Frame 1 (no input): blank canvas, image omitted
Frame 60 (no input): blank canvas, image omitted
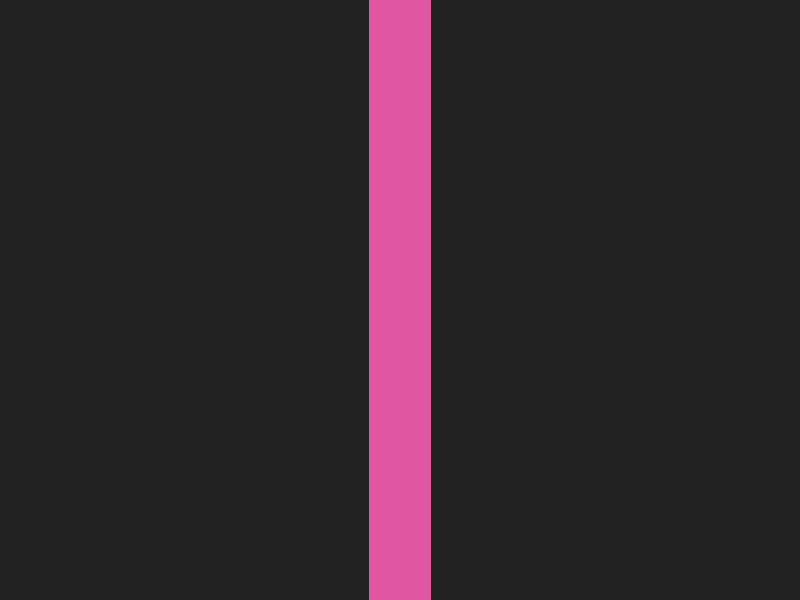
Frame 120 (the mouse pressed at the canvas centre since frame 60)

The p5.js sketch whose frames 1 and 60 were blank and that drew this single picture after the mouse press (run headless with seeded random() and noise() and a simulated clock; from frame 60 on, the mouse is pressed at the canvas centre):

// p5.js sketch
// ── sketch.js
/**
 * @typedef {Object} AspectRatio - the aspect ratio of the canvas
 * @property {number} width - the width of the aspect ratio of the canvas
 * @property {number} height - the height of the aspect ratio of the canvas
*/

/**
 * @constant
 * @type {string[]}
 * @default
*/
const MODES = ["vertical", "horizontal", "diagonal"];

/** @var {number} x1 - The first x-coordinate of the line */
/** @var {number} x2 - The second x-coordinate of the line */
/** @var {number} y1 - The first y-coordinate of the line */
/** @var {number} y2 - The second y-coordinate of the line */
/** @var {number} weight - The weight of the line */
/** @var {string} mode - The current mode of the line 
  * @see MODES
*/
/** @var {number} keypresses - The number of times the user has pressed a key */
/** @var {AspectRatio} ratio - The aspect ratio of the canvas */
let x1, x2, y1, y2, weight, mode, keyPresses, ratio;

function setup() {
  createCanvas(800, 600);

  ratio = getRatio(width, height);

  mode = "vertical";

  createLine();

  keyPresses = 0;

  colorMode(HSL);

  weight = 2;
  strokeWeight(weight);
  stroke(328, 70, 61);
}

function draw() {
  clear();

  background("#222222");

  if (mouseIsPressed) { // Increase stroke width
    changeWeight(1);
  } else if (keyIsPressed && keyCode === DOWN_ARROW) { // Decrease stroke width
    changeWeight(-1);
  }

  if (mode == "vertical") {
    if (mouseX > x1) {
      x1++;
      x2++;
    } else {
      x1--;
      x2--;
    }
  } else if (mode == "horizontal") {
    if (mouseY > y1) {
      y1++;
      y2++;
    } else {
      y1--;
      y2--;
    }
  } else if (mode == "diagonal") {
    if (diagonalMousePosition(x1, y1, x2, y2) < 0) { // Check if mouse is above the line
      if (x2 < width && y1 > 0) {
        // If x2 and y1 have moved to lower the line, they need to move back up
        x2 += ratio.width;
        y1 -= ratio.height;
      } else {
        // Never let line reduce to 0
        x1 = Math.min(width - 1, x1 + ratio.width);
        y2 = Math.max(1, y2 - ratio.height);
      }
    } else {
      if (x1 > 0 && y2 < height) {
        // If x1 and y2 have moved to raise the line, they need to be lowered
        x1 -= ratio.width;
        y2 += ratio.height;
      } else {
        // Never let line reduce to 0
        x2 = Math.max(1, x2 - ratio.width);
        y1 = Math.min(height - 1, y1 + ratio.height);
      }
    }
  }

  line(x1, y1, x2, y2);
}

function keyTyped() {
  if (keyCode === 32) {
    keyPresses++;

    // Cycle through the available modes based on the number of keyPresses
    mode = MODES[keyPresses % MODES.length];

    createLine();
  }
}

/**
 * Gets the aspect ratio of the canvas by finding greatest common factor
 * @returns {AspectRatio}
*/
function getRatio() {
  /**
   * Starts equal to the width or height, whichever is smallest, and decrements until the greatest common factor is found 
   * @type {number} factor
  */
  let factor = Math.min(width, height);

  /**
   * The width of the aspect ratio of the canvas
   * @type {number} aspectWidth
  */
  let aspectWidth;

  /** 
     * The height of the aspect ratio of the canvas
     * @type {number} aspectHeight
  */
  let aspectHeight;

  // Decrement the factor variable until greatest common factor is found
  while (factor) {
    aspectWidth = width % factor;
    aspectHeight = height % factor;

    // If dividing the width and height by the factor both equals 0, that is the greatest common factor.
    if (!aspectWidth && !aspectHeight) {
      return { width: width / factor, height: height / factor };
    }

    // Decrement the factor if not greatest common factor
    factor--;
  }

  // Default return for safety
  return { width: 1, height: 1 };
}

/**
 * Find if the mouse is above or below the diagonal line. A negative number means it's above, positive is below.
 * @param {number} x1 - The first x-coordinate of the line
 * @param {number} y1 - The first y-coordinate of the line
 * @param {number} x2 - The second x-coordinate of the line
 * @param {number} y2 - The second y-coordinate of the line
 * @return {number} 
 */
function diagonalMousePosition(x1, y1, x2, y2) {
  /**
   * The difference between the two x-coordinates
   * @type {number} dx
  */
  let dx = x2 - x1;

  /**
   * The difference between the two y-coordinates
   * @type {number} dy
  */
  let dy = y2 - y1;

  /**
   * The difference between the mouse x-coordinate and first x-coordinate
   * @type {number} mx
  */
  let mx = mouseX - x1;

  /**
   * The difference between the mouse y-coordinate and first y-coordinate
   * @type {number} my
  */
  let my = mouseY - y1;

  // Formula to calculate intersection
  return (dx * my - dy * mx);
}

/**
 * Initialise the line based on the current mode
 */
function createLine() {
  switch (mode) {
    case "vertical":
      // Draw a vertical line across the center
      x1 = width / 2;
      y1 = 0;
      x2 = x1;
      y2 = height;
      break;
    case "horizontal":
      // Draw a horizontal line across the center
      x1 = 0;
      y1 = height / 2;
      x2 = width;
      y2 = y1;
      break;
    case "diagonal":
      // Draw a diagonal line across the center
      x1 = 0;
      y1 = 0;
      x2 = width;
      y2 = height;
      break;
  }
}

/**
 * Change the weight of the stroke
 * @param {number} amount - the amount to change the stroke weight by
 */
function changeWeight(amount) {
  // Don't let weight go into negative
  weight = Math.max(2, weight + amount);
  strokeWeight(weight);
}
